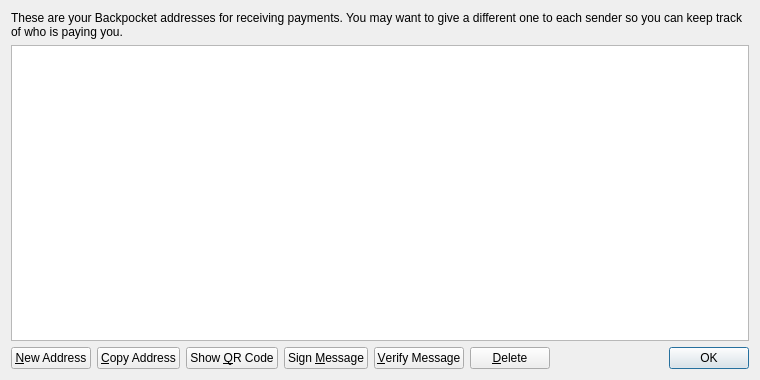
<?xml version="1.0" encoding="UTF-8"?>
<ui version="4.0">
 <class>AddressBookPage</class>
 <widget class="QWidget" name="AddressBookPage">
  <property name="geometry">
   <rect>
    <x>0</x>
    <y>0</y>
    <width>760</width>
    <height>380</height>
   </rect>
  </property>
  <property name="windowTitle">
   <string>Address Book</string>
  </property>
  <layout class="QVBoxLayout" name="verticalLayout">
   <item>
    <widget class="QLabel" name="labelExplanation">
     <property name="text">
      <string>These are your Backpocket addresses for receiving payments. You may want to give a different one to each sender so you can keep track of who is paying you.</string>
     </property>
     <property name="textFormat">
      <enum>Qt::PlainText</enum>
     </property>
     <property name="wordWrap">
      <bool>true</bool>
     </property>
    </widget>
   </item>
   <item>
    <widget class="QTableView" name="tableView">
     <property name="contextMenuPolicy">
      <enum>Qt::CustomContextMenu</enum>
     </property>
     <property name="toolTip">
      <string>Double-click to edit address or label</string>
     </property>
     <property name="tabKeyNavigation">
      <bool>false</bool>
     </property>
     <property name="selectionMode">
      <enum>QAbstractItemView::SingleSelection</enum>
     </property>
     <property name="selectionBehavior">
      <enum>QAbstractItemView::SelectRows</enum>
     </property>
     <property name="sortingEnabled">
      <bool>true</bool>
     </property>
     <attribute name="verticalHeaderVisible">
      <bool>false</bool>
     </attribute>
    </widget>
   </item>
   <item>
    <layout class="QHBoxLayout" name="horizontalLayout">
     <item>
      <widget class="QPushButton" name="newAddressButton">
       <property name="toolTip">
        <string>Create a new address</string>
       </property>
       <property name="text">
        <string>&amp;New Address</string>
       </property>
      </widget>
     </item>
     <item>
      <widget class="QPushButton" name="copyToClipboard">
       <property name="toolTip">
        <string>Copy the currently selected address to the system clipboard</string>
       </property>
       <property name="text">
        <string>&amp;Copy Address</string>
       </property>
      </widget>
     </item>
     <item>
      <widget class="QPushButton" name="showQRCode">
       <property name="text">
        <string>Show &amp;QR Code</string>
       </property>
      </widget>
     </item>
     <item>
      <widget class="QPushButton" name="signMessage">
       <property name="toolTip">
        <string>Sign a message to prove you own a Backpocket address</string>
       </property>
       <property name="text">
        <string>Sign &amp;Message</string>
       </property>
      </widget>
     </item>
     <item>
      <widget class="QPushButton" name="verifyMessage">
       <property name="toolTip">
        <string>Verify a message to ensure it was signed with a specified Backpocket address</string>
       </property>
       <property name="text">
        <string>&amp;Verify Message</string>
       </property>
      </widget>
     </item>
     <item>
      <widget class="QPushButton" name="deleteButton">
       <property name="toolTip">
        <string>Delete the currently selected address from the list</string>
       </property>
       <property name="text">
        <string>&amp;Delete</string>
       </property>
      </widget>
     </item>
     <item>
      <spacer name="horizontalSpacer">
       <property name="orientation">
        <enum>Qt::Horizontal</enum>
       </property>
       <property name="sizeHint" stdset="0">
        <size>
         <width>40</width>
         <height>20</height>
        </size>
       </property>
      </spacer>
     </item>
     <item>
      <widget class="QDialogButtonBox" name="buttonBox">
       <property name="sizePolicy">
        <sizepolicy hsizetype="Maximum" vsizetype="Fixed">
         <horstretch>0</horstretch>
         <verstretch>0</verstretch>
        </sizepolicy>
       </property>
       <property name="standardButtons">
        <set>QDialogButtonBox::Ok</set>
       </property>
      </widget>
     </item>
    </layout>
   </item>
  </layout>
 </widget>
 <resources>
  <include location="../bitcoin.qrc"/>
 </resources>
 <connections/>
</ui>
